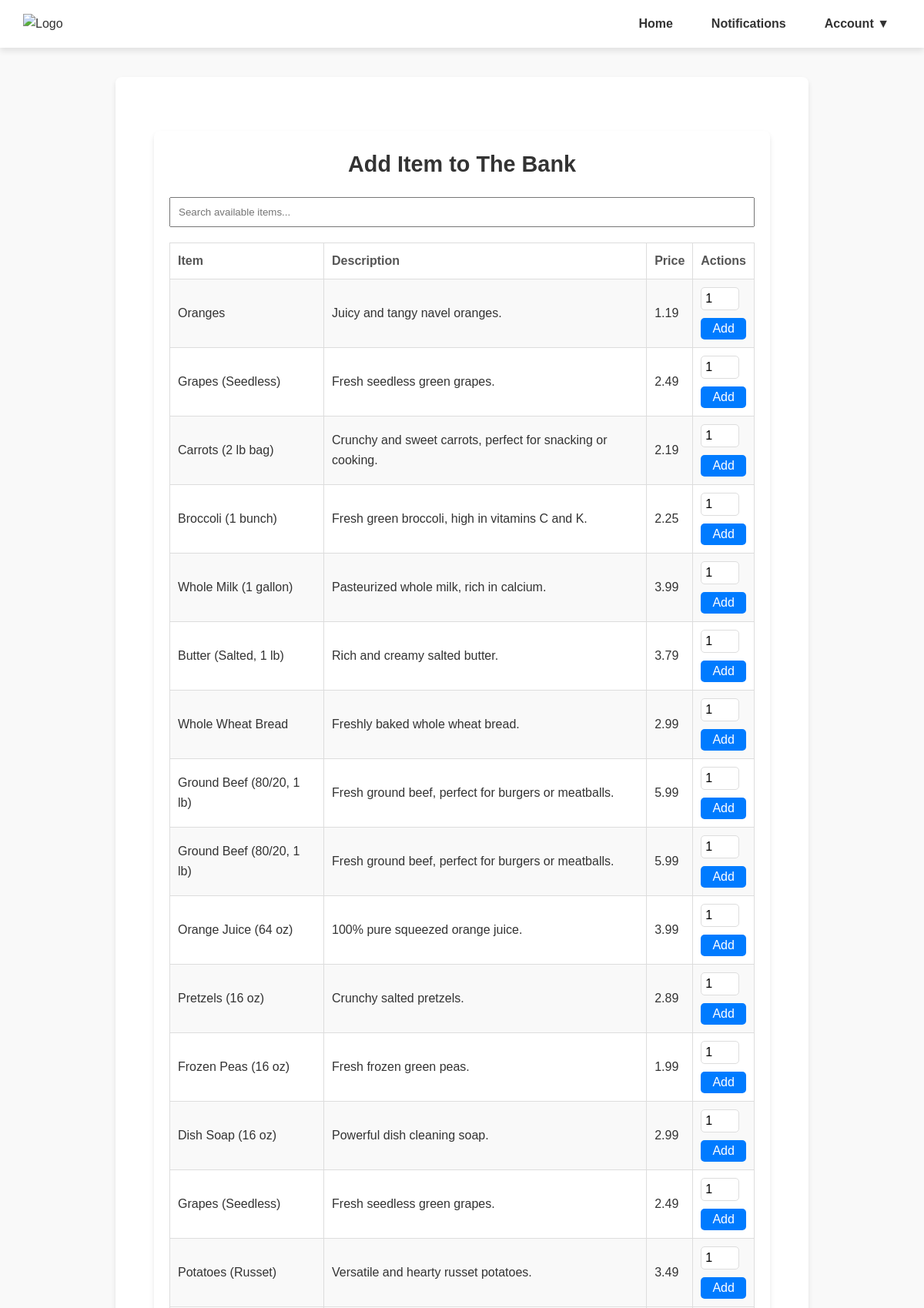
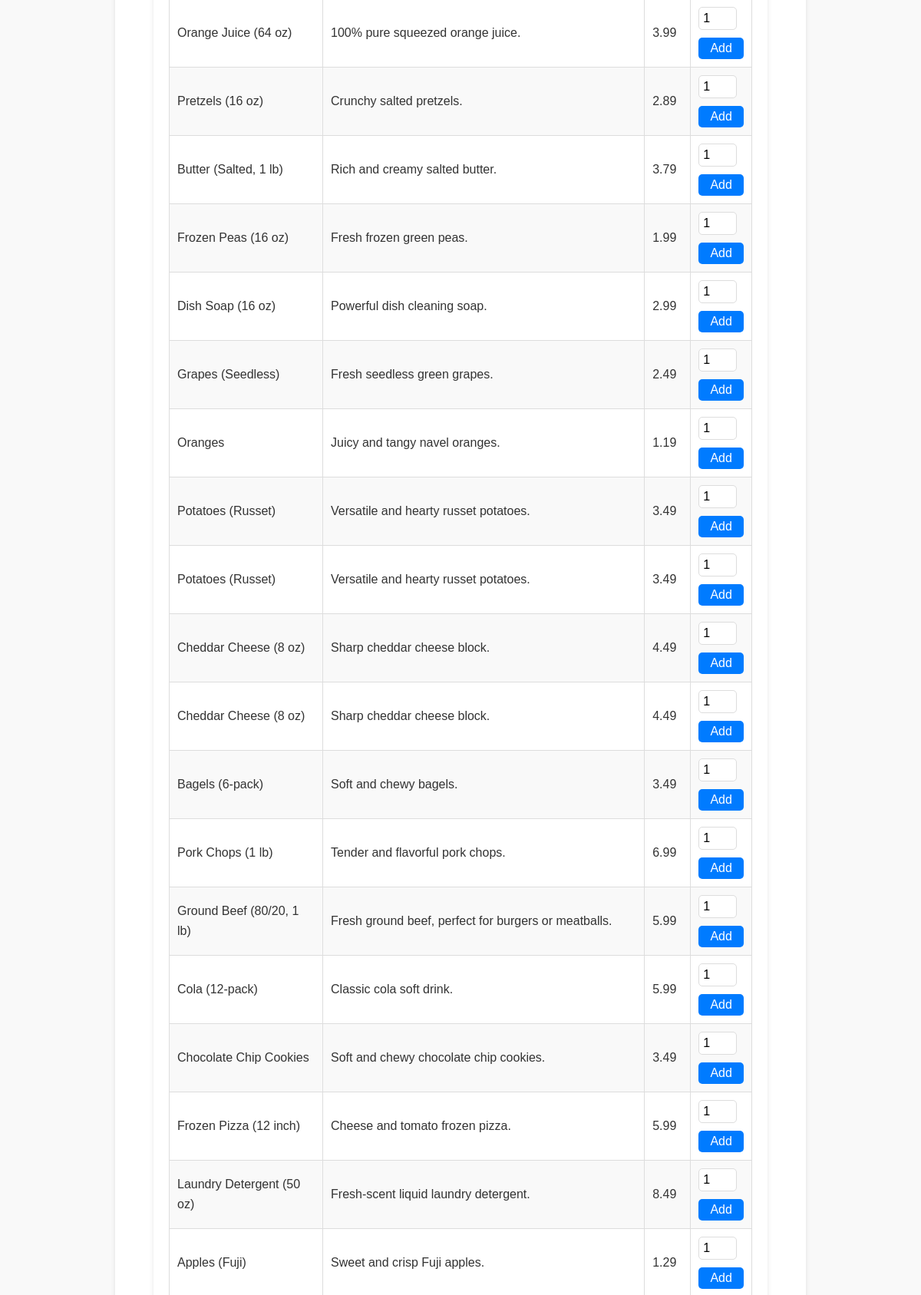
Page /cart/1/add/ (signed in, upper part) on the committed database (2 pictures, top to bottom).
### main/models.py (models this page shows, shortened)
class SharedCart(models.Model):
    name = models.CharField(max_length=100)
    users = models.ManyToManyField(User, related_name='shared_carts')

class GroceryItem(models.Model):
    CATEGORY_CHOICES = [
        ("Fruits", "Fruits"),
        ("Vegetables", "Vegetables"),
        ("Dairy", "Dairy"),
        ("Bakery", "Bakery"),
        ("Meat", "Meat"),
        ("Beverages", "Beverages"),
        ("Snacks", "Snacks"),
        ("Frozen Foods", "Frozen Foods"),
        ("Household Items", "Household Items"),
    ]
    name = models.CharField(max_length=100)
    description = models.TextField(blank=True)
    price = models.DecimalField(max_digits=6, decimal_places=2, null=True, blank=True)
    availability = models.BooleanField(default=True)
    category = models.CharField(
        max_length=50,
        choices=CATEGORY_CHOICES,
        default="N/A",  # Default category
    )

### main/views.py (the view, shortened to what this page needs)
# urls.py: path('cart/<int:cart_id>/add/', views.add_item, name='add_item'),
@login_required
def add_item(request, cart_id):
    cart = get_object_or_404(SharedCart, id=cart_id, users=request.user)
    search_query = request.GET.get('q', '')  # Capture the search query
    available_items = GroceryItem.objects.filter(availability=True)  # Only available items
    if search_query:  # Filter items based on the search query
        available_items = available_items.filter(name__icontains=search_query)
    return render(request, 'add_item.html', {'cart': cart, 'available_items': available_items})

### templates/add_item.html (shortened to what this page needs)
{% extends 'base.html' %}
{% block content %}
<div class="container">
    <h1>Add Item to {{ cart.name }}</h1>
    <input
        type="text"
        id="searchAvailableItems"
        placeholder="Search available items..."
        style="width: 100%; padding: 10px; margin-bottom: 20px;"
    />
    <table id="availableItemsTable">
        <tr>
            <th>Item</th>
            <th>Description</th>
            <th>Price</th>
            <th>Actions</th>
        </tr>
        {% for item in available_items %}
        <tr>
            <td>{{ item.name }}</td>
            <td>{{ item.description }}</td>
            <td>{{ item.price }}</td>
            <td>
                <form method="POST" action="{% url 'add_item' cart.id %}">
                    <input type="number" name="quantity" value="1" min="1" style="width: 50px;">
                    <button type="submit">Add</button>
                </form>
            </td>
        </tr>
        {% endfor %}
    </table>
</div>
{% endblock %}

### templates/base.html (style rules this page uses)
* { margin: 0; padding: 0; box-sizing: border-box; }
body { font-family: 'Arial', sans-serif; background-color: #f9f9f9; color: #333; line-height: 1.6; }

### templates/add_item.html (style rules this page uses)
.container { max-width: 800px; margin: 50px auto; padding: 20px; background: #fff; border-radius: 8px; box-shadow: 0 4px 6px rgba(0, 0, 0, 0.1); }
h1, h2 { font-size: 1.8em; margin-bottom: 20px; color: #333; text-align: center; }
table { width: 100%; border-collapse: collapse; margin-bottom: 20px; }
th, td { text-align: left; padding: 10px; border: 1px solid #ddd; }
th { font-weight: bold; color: #555; }
tr:nth-child(even) { background-color: #f9f9f9; }
form { display: flex; flex-direction: column; gap: 10px; }
input[type="number"] { padding: 5px; font-size: 1em; border: 1px solid #ddd; border-radius: 5px; width: 60px; box-sizing: border-box; }
button { padding: 5px 10px; font-size: 1em; color: white; background: #007bff; border: none; border-radius: 5px; cursor: pointer; transition: background 0.3s ease; }

### rows in the picture
SharedCart: name "The Bank"
GroceryItem: name "Oranges", description "Juicy and tangy navel oranges.", price "1.19"
GroceryItem: name "Grapes (Seedless)", description "Fresh seedless green grapes.", price "2.49"
GroceryItem: name "Carrots (2 lb bag)", description "Crunchy and sweet carrots, perfect for snacking or cooking.", price "2.19"
GroceryItem: name "Broccoli (1 bunch)", description "Fresh green broccoli, high in vitamins C and K.", price "2.25"
GroceryItem: name "Whole Milk (1 gallon)", description "Pasteurized whole milk, rich in calcium.", price "3.99"
GroceryItem: name "Butter (Salted, 1 lb)", description "Rich and creamy salted butter.", price "3.79"
GroceryItem: name "Whole Wheat Bread", description "Freshly baked whole wheat bread.", price "2.99"
GroceryItem: name "Ground Beef (80/20, 1 lb)", description "Fresh ground beef, perfect for burgers or meatballs.", price "5.99"
GroceryItem: name "Ground Beef (80/20, 1 lb)", description "Fresh ground beef, perfect for burgers or meatballs.", price "5.99"
GroceryItem: name "Orange Juice (64 oz)", description "100% pure squeezed orange juice.", price "3.99"
GroceryItem: name "Pretzels (16 oz)", description "Crunchy salted pretzels.", price "2.89"
GroceryItem: name "Frozen Peas (16 oz)", description "Fresh frozen green peas.", price "1.99"
GroceryItem: name "Dish Soap (16 oz)", description "Powerful dish cleaning soap.", price "2.99"
GroceryItem: name "Grapes (Seedless)", description "Fresh seedless green grapes.", price "2.49"
GroceryItem: name "Potatoes (Russet)", description "Versatile and hearty russet potatoes.", price "3.49"
GroceryItem: name "Orange Juice (64 oz)", description "100% pure squeezed orange juice.", price "3.99"
GroceryItem: name "Pretzels (16 oz)", description "Crunchy salted pretzels.", price "2.89"
GroceryItem: name "Butter (Salted, 1 lb)", description "Rich and creamy salted butter.", price "3.79"
GroceryItem: name "Frozen Peas (16 oz)", description "Fresh frozen green peas.", price "1.99"
GroceryItem: name "Dish Soap (16 oz)", description "Powerful dish cleaning soap.", price "2.99"
GroceryItem: name "Grapes (Seedless)", description "Fresh seedless green grapes.", price "2.49"
GroceryItem: name "Oranges", description "Juicy and tangy navel oranges.", price "1.19"
GroceryItem: name "Potatoes (Russet)", description "Versatile and hearty russet potatoes.", price "3.49"
GroceryItem: name "Potatoes (Russet)", description "Versatile and hearty russet potatoes.", price "3.49"
GroceryItem: name "Cheddar Cheese (8 oz)", description "Sharp cheddar cheese block.", price "4.49"
GroceryItem: name "Cheddar Cheese (8 oz)", description "Sharp cheddar cheese block.", price "4.49"
GroceryItem: name "Bagels (6-pack)", description "Soft and chewy bagels.", price "3.49"
GroceryItem: name "Pork Chops (1 lb)", description "Tender and flavorful pork chops.", price "6.99"
GroceryItem: name "Ground Beef (80/20, 1 lb)", description "Fresh ground beef, perfect for burgers or meatballs.", price "5.99"
GroceryItem: name "Cola (12-pack)", description "Classic cola soft drink.", price "5.99"
GroceryItem: name "Chocolate Chip Cookies", description "Soft and chewy chocolate chip cookies.", price "3.49"
GroceryItem: name "Frozen Pizza (12 inch)", description "Cheese and tomato frozen pizza.", price "5.99"
GroceryItem: name "Laundry Detergent (50 oz)", description "Fresh-scent liquid laundry detergent.", price "8.49"
GroceryItem: name "Apples (Fuji)", description "Sweet and crisp Fuji apples.", price "1.29"
